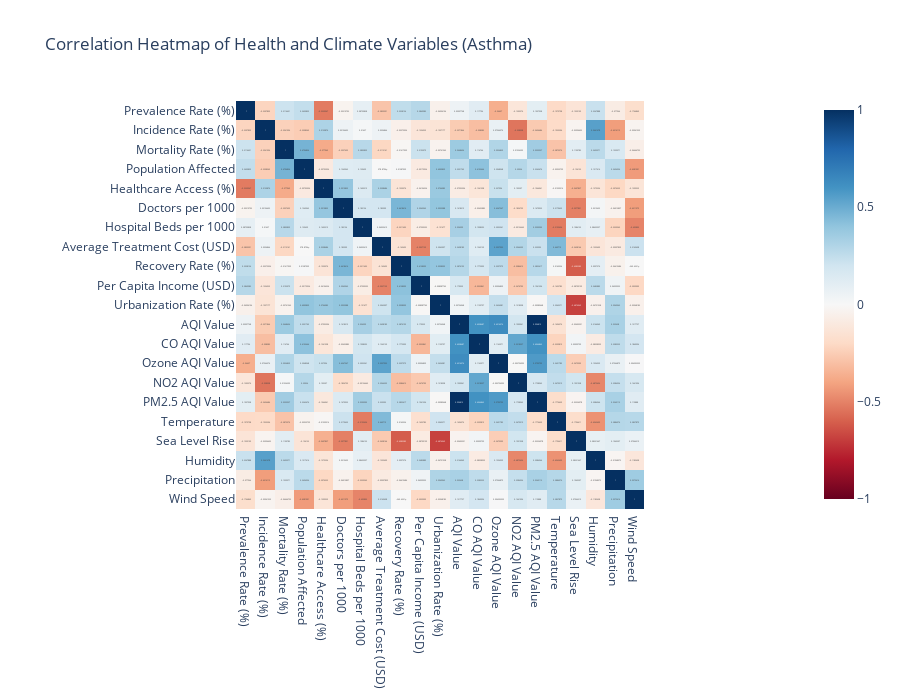

The cell this chart's notebook holds for it:
### Markdown cell above
#### Correlation Heatmap of Health and Climate Variables (Asthma)

### Code cell
import plotly.express as px

# Select only numeric columns for correlation
corr_matrix = asthma[corr_vars].corr()

fig_corr = px.imshow(
    corr_matrix,
    text_auto=True,
    color_continuous_scale='RdBu',
    zmin=-1, zmax=1,
    title="Correlation Heatmap of Health and Climate Variables (Asthma)"
)
fig_corr.update_layout(height=700, width=900)
fig_corr.show()

### Figure 1 — Plotly figure (JSON) as saved in the notebook; plotly's stock layout.template omitted (floating-point values rounded to 4 significant figures; data arrays with more than 128 entries replaced by an {"elided": "..."} marker saying what was removed)
{"data": [{"coloraxis": "coloraxis", "hovertemplate": "x: %{x}<br>y: %{y}<br>color: %{z}<extra></extra>", "name": "0", "texttemplate": "%{z}", "type": "heatmap", "x": ["Prevalence Rate (%)", "Incidence Rate (%)", "Mortality Rate (%)", "Population Affected", "Healthcare Access (%)", "Doctors per 1000", "Hospital Beds per 1000", "Average Treatment Cost (USD)", "Recovery Rate (%)", "Per Capita Income (USD)", "Urbanization Rate (%)", "AQI Value", "CO AQI Value", "Ozone AQI Value", "NO2 AQI Value", "PM2.5 AQI Value", "Temperature", "Sea Level Rise", "Humidity", "Precipitation", "Wind Speed"], "xaxis": "x", "y": ["Prevalence Rate (%)", "Incidence Rate (%)", "Mortality Rate (%)", "Population Affected", "Healthcare Access (%)", "Doctors per 1000", "Hospital Beds per 1000", "Average Treatment Cost (USD)", "Recovery Rate (%)", "Per Capita Income (USD)", "Urbanization Rate (%)", "AQI Value", "CO AQI Value", "Ozone AQI Value", "NO2 AQI Value", "PM2.5 AQI Value", "Temperature", "Sea Level Rise", "Humidity", "Precipitation", "Wind Speed"], "yaxis": "y", "z": {"elided": "21x21 float values"}}], "layout": {"coloraxis": {"cmax": 1, "cmin": -1, "colorscale": [[0, "rgb(103,0,31)"], [0.1, "rgb(178,24,43)"], [0.2, "rgb(214,96,77)"], [0.3, "rgb(244,165,130)"], [0.4, "rgb(253,219,199)"], [0.5, "rgb(247,247,247)"], [0.6, "rgb(209,229,240)"], [0.7, "rgb(146,197,222)"], [0.8, "rgb(67,147,195)"], [0.9, "rgb(33,102,172)"], [1, "rgb(5,48,97)"]]}, "height": 700, "title": {"text": "Correlation Heatmap of Health and Climate Variables (Asthma)"}, "width": 900, "xaxis": {"anchor": "y", "constrain": "domain", "domain": [0, 1], "scaleanchor": "y"}, "yaxis": {"anchor": "x", "autorange": "reversed", "constrain": "domain", "domain": [0, 1]}}}
